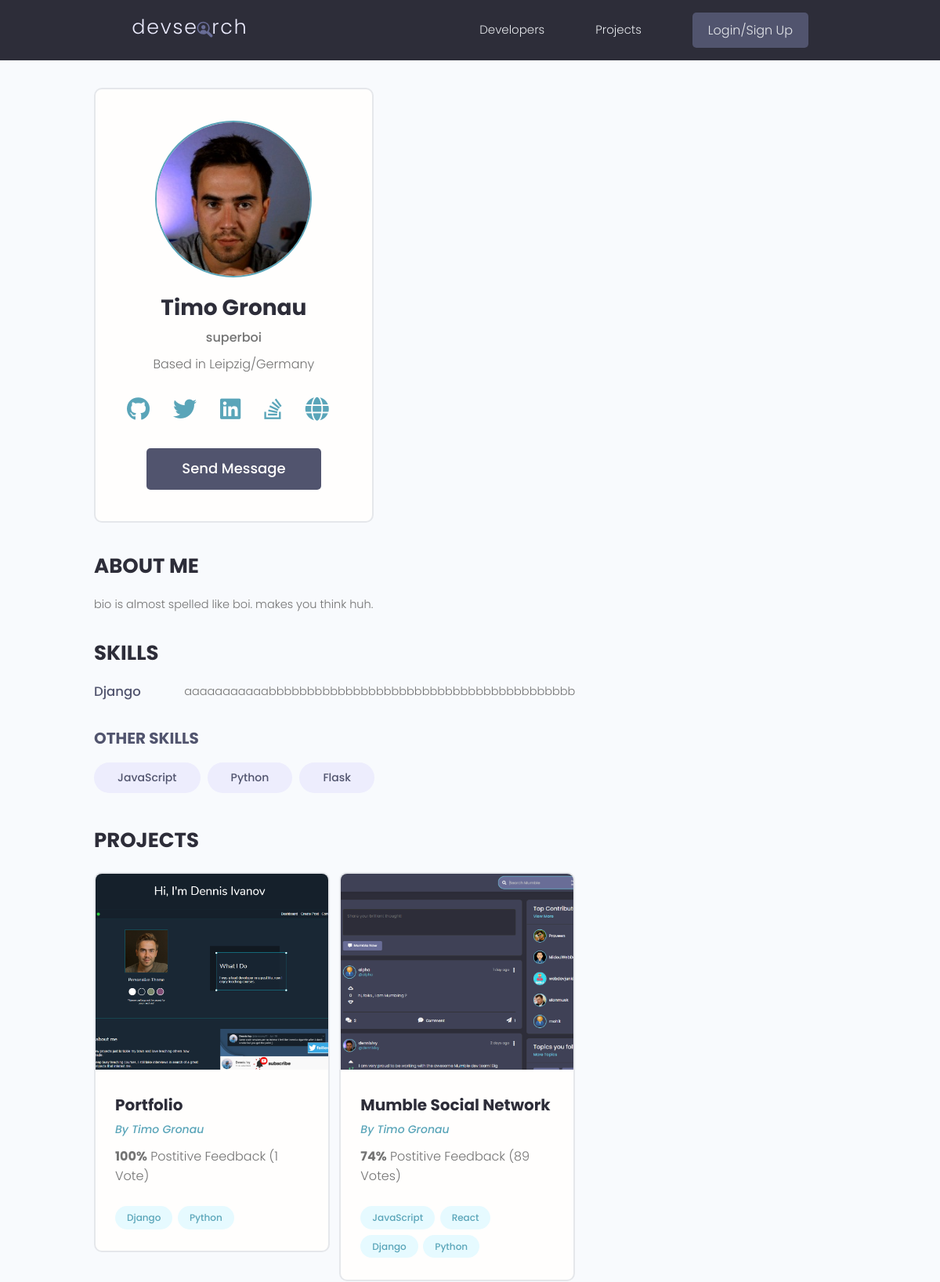
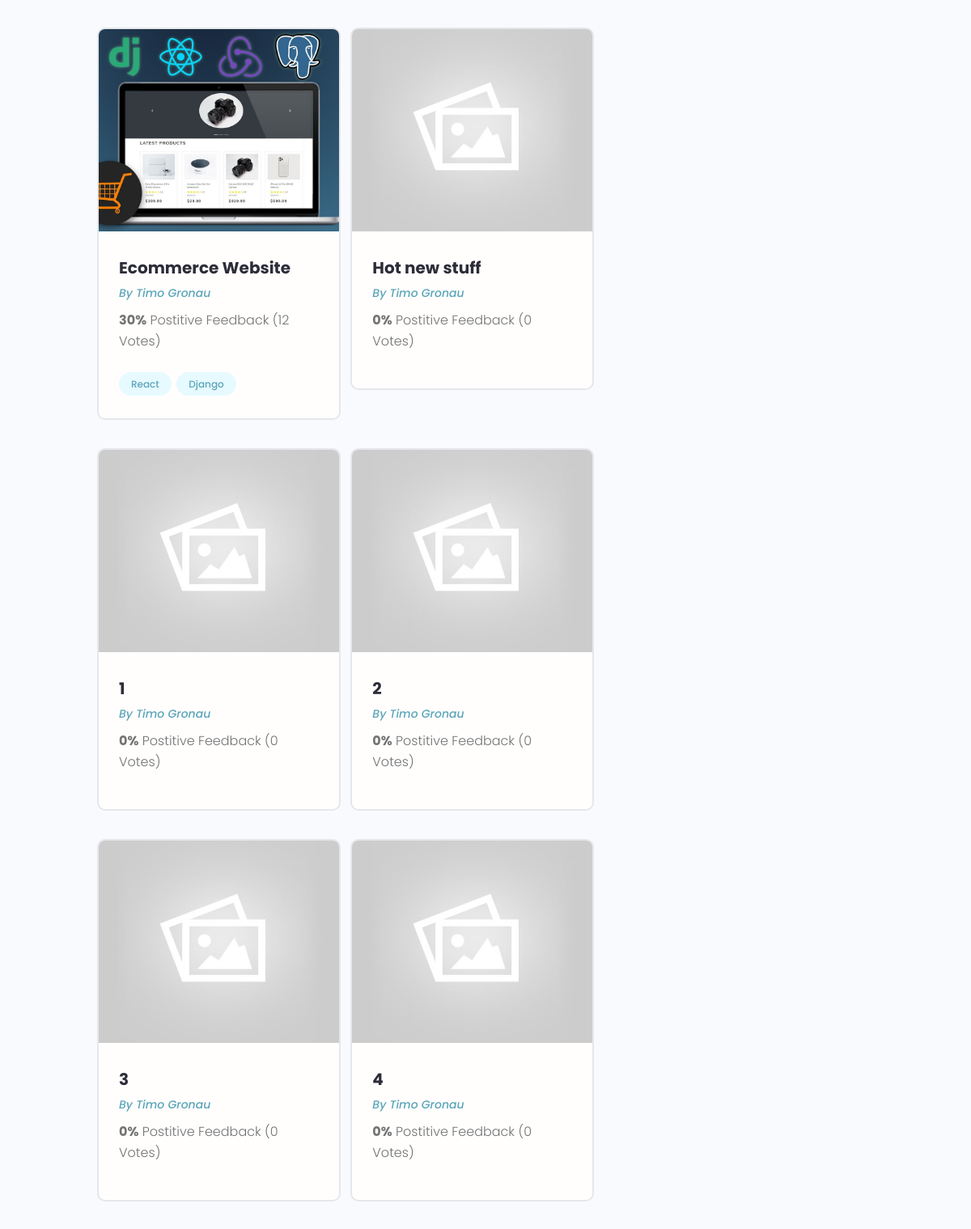
/profile/17bd9d61-634c-48ca-9323-6721ca291bc6/ (upper part), run on the app's committed database (2 pictures, top to bottom).
### users/models.py (models this page shows, shortened)
class Profile(models.Model):
    id = models.UUIDField(default=uuid.uuid4, unique=True, primary_key=True, editable=False)
    user = models.OneToOneField(User, on_delete=models.CASCADE, null=True, blank=True)
    name = models.CharField(max_length=200, null=True, blank=True)
    username = models.CharField(max_length=200, null=True, blank=True)
    location = models.CharField(max_length=200, null=True, blank=True)
    email = models.EmailField(max_length=500, blank=True, null=True)
    short_intro = models.CharField(max_length=200, null=True, blank=True)
    bio = models.TextField(blank=True, null=True)
    profile_image = models.ImageField(null=True, blank=True, upload_to="profiles/", default="profiles/user-default.png")
    social_github = models.CharField(max_length=200, null=True, blank=True)
    social_twitter = models.CharField(max_length=200, null=True, blank=True)
    social_linkedin = models.CharField(max_length=200, null=True, blank=True)
    social_stackoverflow = models.CharField(max_length=200, null=True, blank=True)
    social_website = models.CharField(max_length=200, null=True, blank=True)
    created_at = models.DateTimeField(auto_now_add=True)
    skills = models.ManyToManyField('Skill', related_name='profiles')

class Skill(models.Model):
    name = models.CharField(max_length=50, null=True, blank=True)
    description = models.TextField(blank=True, null=True)
    id = models.UUIDField(default=uuid.uuid4, unique=True, primary_key=True, editable=False)
    def __str__(self):
        return str(self.name)

### projects/models.py (models this page shows, shortened)
class Project(CreatedModifiedDateTime):
    id = models.UUIDField(default=uuid.uuid4, unique=True, primary_key=True, editable=False)
    owner = models.ForeignKey(Profile, null=True, blank=True, on_delete=models.SET_NULL)
    title = models.CharField(max_length=200)
    featured_image = models.ImageField(null=True, blank=True, default="default.jpg")
    description = models.TextField(null=True, blank=True) #blank for django, null for database
    demo_link = models.CharField(max_length=2000,null=True, blank=True)
    source_link = models.CharField(max_length=2000, null=True, blank=True)
    tags = models.ManyToManyField('Tag', blank=True) #need quotes bc Tag's below
    vote_total = models.IntegerField(default=0, null=True, blank=True)
    vote_ratio = models.IntegerField(default=0, null=True, blank=True)
    class Meta:
        ordering = ["-vote_ratio", "-vote_total"]

class Tag(CreatedModifiedDateTime):
    name = models.CharField(max_length=200)
    id = models.UUIDField(default=uuid.uuid4, unique=True, primary_key=True, editable=False)
    def __str__(self):
        return self.name

### users/views.py (the view)
# urls.py: path("profile/<str:pk>/", views.user_profile, name="user-profile"),
def user_profile(request, pk):
    profile = Profile.objects.get(id=pk)
    top_skills = profile.skills.exclude(description__exact="")
    other_skills = profile.skills.filter(description="")
    context = {
        'profile': profile,
        'top_skills': top_skills,
        'other_skills': other_skills,
    }
    return render(request, "users/user-profile.html", context)

### users/templates/users/user-profile.html (shortened to what this page needs)
{% extends 'main.html' %}
{% block content %}
<main class="profile my-md">
    <div class="container">
        <div class="layout">
            <div class="column column--1of3">
                <div class="card text-center">
                    <div class="card__body dev">
                        <img class="avatar avatar--xl" src="{{ profile.profile_image.url }}" />
                        <h2 class="dev__name">{{profile.name}}</h2>
                        <p class="dev__title">{{profile.short_intro}}</p>
                        <p class="dev__location">Based in {{profile.location}}</p>
                        <ul class="dev__social">
                            {% if profile.social_github %}
                            <li>
                                <a title="Github" href="{{profile.social_github}}" target="_blank"><i class="fa-brands fa-github fa-2x"></i>
                            </li>
                            {% endif %}
                            {% if profile.social_twitter %}
                            <li>
                                <a title="Twitter" href="{{profile.social_twitter}}" target="_blank"><i class="fa-brands fa-twitter fa-2x"></i>
                            </li>
                            {% endif %}
                            {% if profile.social_linkedin %}
                            <li>
                                <a title="LinkedIn" href="{{profile.social_linkedin}}" target="_blank"><i class="fa-brands fa-linkedin fa-2x"></i>
                            </li>
                            {% endif %}
                            {% if profile.social_stackoverflow %}
                            <li>
                                <a title="Stackoverflow" href="{{profile.social_stackoverflow}}" target="_blank"><i class="fa-brands fa-stack-overflow fa-2x"></i>
                            </li>
                            {% endif %}
                            {% if profile.social_website %}
                            <li>
                                <a title="Personal Website" href="{{profile.social_website}}" target="_blank"><i class="fa-solid fa-globe fa-2x"></i>
                            </li>
                            {% endif %}
                        </ul>
                        {% if request.user.profile.id != profile.id %}
                        <a href="{% url 'send-message' profile.id %}" class="btn btn--sub btn--lg">Send Message </a>
                        {% endif %}
                    </div>
                </div>
            </div>
            <div class="column column--2of3">
                <div class="devInfo">
                    <h3 class="devInfo__title">About Me</h3>
                    <p class="devInfo__about">{{profile.bio}}</p>
                </div>
                <div class="devInfo">
                    <h3 class="devInfo__title">Skills</h3>
                    <div class="devInfo__skills">
                        {% for skill in top_skills %}
                        <div class="devSkill">
                            <h4 class="devSkill__title">{{skill.name}}</h4>
                            <p class="devSkill__info">{{skill.description}}</p>
                        </div>
                        {% endfor %}
                        <h3 class="devInfo__subtitle">Other Skills</h3>
                        <div class="devInfo__otherSkills">
                            {% for skill in other_skills %}
                            <span class="tag tag--pill tag--sub tag--lg">
                                <small>{{skill}}</small>
                            </span>
                            {% endfor %}
                        </div>
                    </div>
                </div>
                <div class="devInfo">
                    <h3 class="devInfo__title">Projects</h3>
                    <div class="grid grid--two">
                        {% for project in profile.project_set.all %}
                        <div class="column">
                            <div class="card project">
                                <a href="{% url 'project' project.id %}" class="project">
                                    <img class="project__thumbnail" src="{{project.featured_image.url}}"
                                        alt="project thumbnail" />
                                    <div class="card__body">
                                        <h3 class="project__title">{{project.title}}</h3>
                                        <p><a class="project__author"
                                                href={% url "user-profile" project.owner.id %}>By
                                                {{project.owner.name}}</a>
                                        <p class="project--rating">
                                            <span style="font-weight: bold;">{{project.vote_ratio}}%</span> Postitive
                                            Feedback ({{project.vote_total}} Vote{{project.vote_total|pluralize:"s"}})
                                        </p>
                                        <div class="project__tags">
                                            {% for tag in project.tags.all %}
                                            <span class="tag tag--pill tag--main">
                                                <small>{{tag}}</small>
                                            </span>
                                            {% endfor %}
                                        </div>
                                    </div>
                            </div>
                        </div>
                        {% endfor %}
</main>
{% endblock content %}

### static/styles/app.css (style rules this page uses)
:root { --color-sub: #2d2d39; }
.btn--sub { background-color: var(--color-sub-light); }
.card { border: 2px solid var(--color-light); }
img { width: 100%; }
.profile .card > .dev { padding: 4rem; }
.dev__name { color: var(--color-sub); font-size: 2.8rem; font-weight: 700; margin-top: 1rem; margin-bottom: 0.5rem; }
.dev__title { font-size: 1.6rem; font-weight: 500; line-height: 1.3; }
.dev__location { margin-top: 1rem; }
.dev__social { margin: 3rem 0; list-style: none; display: flex; justify-content: center; gap: 1.5rem; }
.devInfo { margin-bottom: 3rem; }
.devInfo__title, .devInfo__subtitle { font-size: 2.6rem; color: var(--color-sub); text-transform: uppercase; font-weight: 700; margin-bottom: 1.5rem; }
.devInfo__subtitle { font-size: 2rem; color: var(--color-sub-light); }
.devInfo__about, .devSkill__info { font-size: 1.45rem; line-height: 1.7; text-align: justify; }
.devSkill { margin-bottom: 3rem; }
.devSkill__title { font-size: 1.65rem; font-weight: 500; color: var(--color-sub-light); }
@media screen and (min-width: 700px) { .devSkill { display: flex; justify-content: space-between; gap: 3rem; } }
@media screen and (min-width: 700px) { .devSkill__info { flex-basis: 80%; } }
.project__author { font-size: 1.4rem; font-style: italic; }
.project--rating { margin-bottom: 1.6em; margin-top: .5em; }
.project__thumbnail { height: 25rem; object-fit: cover; object-position: top center; }
.project__title { font-size: 2rem; font-weight: 700; color: var(--color-sub); }

### static/uikit/styles/modules/_variables.css (style rules this page uses)
:root { --color-main: #5aa5b9; --color-main-light: #e6faff; --color-sub: #3f4156; --color-sub-light: #51546e; --color-sub-lighter: #ededfd; --color-text: #737373; --color-gray: #8b8b8b; --color-light: #e5e7eb; --color-light-gray: #767676; --color-bg: #f8fafd; --color-white: #fffefd; --color-white-light: #f3f3f3; --color-success: #359e64; --color-success-bg: #def8e8; --color-error: #fc4b0b; --color-error-bg: #fff2ee; --font-base: 'Poppins', arial, helvetica, 'Segoe UI', roboto, ubuntu, sans-serif; --font-monospace: 'Fira Code', 'Courier New', courier, monospace; --font-regular: 300; --font-medium: 500; --font-bold: 700; --generic-shadow: 1px 1px 5px #00000010; --generic-transition: all 0.3s ease-in-out; }

### static/uikit/styles/modules/_base.css (style rules this page uses)
* { margin: 0; padding: 0; box-sizing: border-box; text-rendering: optimizeLegibility; color: inherit; font-size: inherit; }
html { font-size: 50%; }
@media only screen and (min-width: 480px) { html { font-size: 56.25%; } }
@media only screen and (min-width: 1200px) { html { font-size: 62.5%; } }
body { line-height: 1.6; font-weight: 400; font-size: 1.5rem; color: var(--color-text); background-color: var(--color-bg); min-height: 100vh; }

### static/uikit/styles/modules/_typography.css (style rules this page uses)
* { font-family: var(--font-base); }
h2 { font-size: 3.6rem; font-weight: var(--font-bold); }
h3 { font-size: 3.2rem; font-weight: var(--font-medium); }
h4 { font-size: 2.8rem; font-weight: var(--font-medium); }
p, span, strong { font-size: 1.6rem; color: var(--color-text); font-weight: var(--font-regular); }
a { padding-bottom: 2px; text-decoration: none; display: inline-block; color: var(--color-main); font-weight: var(--font-medium); }

### static/uikit/styles/modules/_utilities.css (style rules this page uses)
.container { width: 92%; max-width: 165rem; margin: 0 auto; box-sizing: border-box; }
@media screen and (min-width: 1000px) { .container { width: 90%; } }
@media screen and (min-width: 1200px) { .container { width: 80%; } }
.text-center { text-align: center; }
.my-md { margin: 3rem auto; }

### static/uikit/styles/modules/_avatar.css (style rules this page uses)
.avatar { border-radius: 50%; border: 2px solid var(--color-main); object-fit: cover; }
.avatar--xl { height: 20rem; width: 20rem; }

### static/uikit/styles/modules/_button.css (style rules this page uses)
.btn { display: inline-block; position: relative; cursor: pointer; background-color: var(--color-light); font-weight: var(--font-medium); color: var(--color-sub); text-decoration: none; padding: 1rem 2rem; border-radius: 0.5rem; border: none; width: -webkit-fit-content; width: -moz-fit-content; width: fit-content; height: -webkit-fit-content; height: -moz-fit-content; height: fit-content; font-size: 1.6rem; outline-width: 0; outline-color: transparent; -webkit-backface-visibility: hidden; backface-visibility: hidden; transition: all 0.3s ease-in-out; }
.btn--sub { background-color: var(--color-sub); color: var(--color-white); }
.btn--lg { font-size: 1.8rem; padding: 1.2rem 4.5rem; }

### static/uikit/styles/modules/_card.css (style rules this page uses)
.card { border-radius: 1rem; background-color: var(--color-white); border: 1.5px solid var(--color-light); width: auto; height: auto; margin-top: 0.5rem; margin-bottom: 0.5rem; overflow: hidden; }
.card__body, .card__header { padding: 2rem 2.5rem; }

### data on the page
Profile: profile_image (picture), name "Timo Gronau", short_intro "superboi", location "Leipzig/Germany", bio "bio is almost spelled like boi. makes you think huh."
Skill: name "Django", description "aaaaaaaaaaabbbbbbbbbbbbbbbbbbbbbbbbbbbbbbbbbbbbbbbb"
Skill: name "JavaScript"
Skill: name "Python"
Skill: name "Flask"
Project: featured_image (picture), title "Portfolio", owner.name "Timo Gronau", vote_ratio "100", vote_total "1"
Tag: name "Django"
Tag: name "Python"
Project: featured_image (picture), title "Mumble Social Network", owner.name "Timo Gronau", vote_ratio "74", vote_total "89"
Tag: name "JavaScript"
Tag: name "React"
Project: featured_image (picture), title "Ecommerce Website", owner.name "Timo Gronau", vote_ratio "30", vote_total "12"
Project: featured_image (placeholder picture), title "Hot new stuff", owner.name "Timo Gronau", vote_ratio "0", vote_total "0"
Project: featured_image (placeholder picture), title "1", owner.name "Timo Gronau", vote_ratio "0", vote_total "0"
Project: featured_image (placeholder picture), title "2", owner.name "Timo Gronau", vote_ratio "0", vote_total "0"
Project: featured_image (placeholder picture), title "3", owner.name "Timo Gronau", vote_ratio "0", vote_total "0"
Project: featured_image (placeholder picture), title "4", owner.name "Timo Gronau", vote_ratio "0", vote_total "0"
